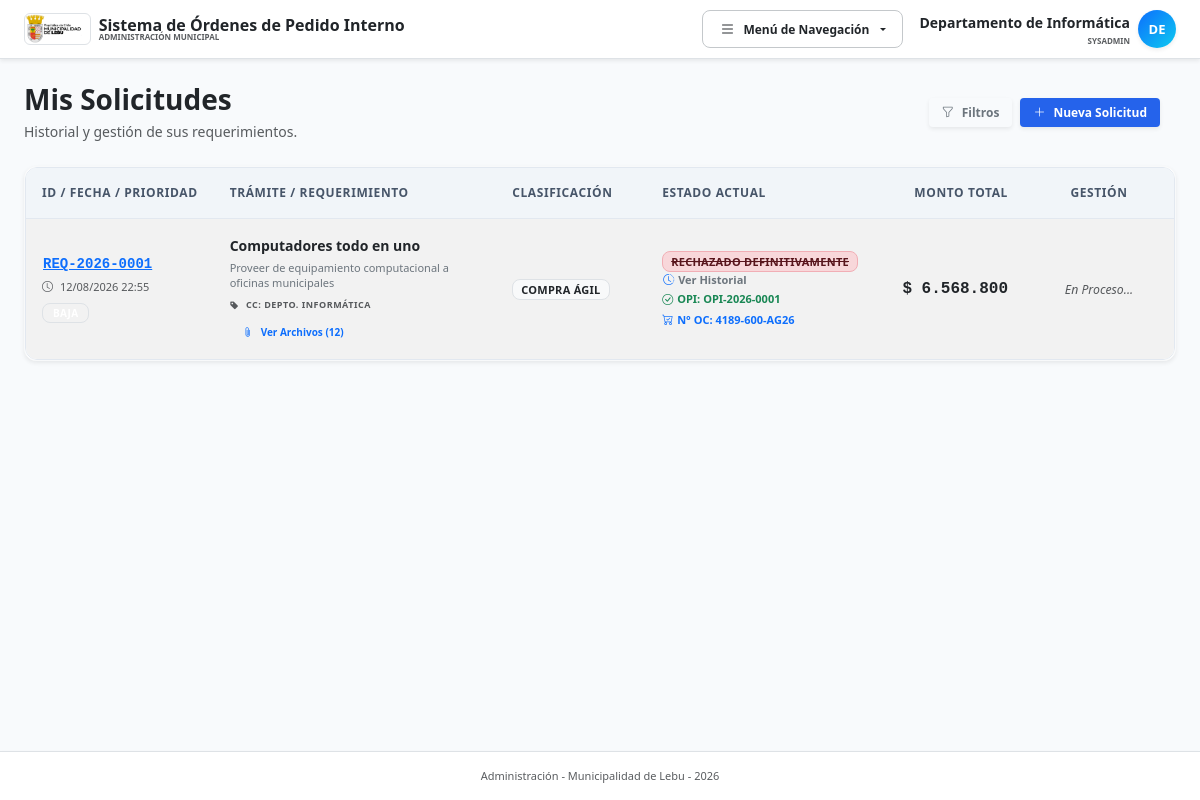
Page /mis_solicitudes.php (signed in) on the committed database.
### tables this page shows
CREATE TABLE `expedientes` (
  `id` int NOT NULL AUTO_INCREMENT,
  `codigo_interno` varchar(50) NOT NULL,
  `titulo_compra` varchar(255) NOT NULL DEFAULT 'Sin Título',
  `folio_opi` varchar(50) DEFAULT NULL,
  `usuario_creador_id` int NOT NULL,
  `unidad_origen_id` int NOT NULL,
  `centro_costo_id` int NOT NULL,
  `tipo_compra_id` int NOT NULL,
  `prioridad_id` int NOT NULL,
  `cuenta_presupuestaria_id` int DEFAULT NULL,
  `cuenta_maestra_id` int DEFAULT NULL,
  `area_gestion_id` int DEFAULT NULL,
  `rango_utm_id` int DEFAULT NULL,
  `proveedor_adjudicado_id` int DEFAULT NULL,
  `id_contrato_suministro` varchar(100) DEFAULT NULL,
  `id_compra_agil` varchar(50) DEFAULT NULL,
  `id_licitacion` varchar(100) DEFAULT NULL,
  `orden_compra_numero` varchar(100) DEFAULT NULL,
  `decreto_alcaldicio_numero` varchar(100) DEFAULT NULL,
  `conv_marco_oc` varchar(100) DEFAULT NULL,
  `monto_estimado` decimal(15,2) NOT NULL DEFAULT '0.00',
  `monto_definitivo` decimal(15,2) DEFAULT NULL,
  `tipo_impuesto` enum('NETO','IVA_INCLUIDO','EXENTO') DEFAULT 'NETO',
  `motivo_compra` text NOT NULL,
  `estado_actual` varchar(50) NOT NULL DEFAULT 'BORRADOR',
  `observacion_cierre` text,
  `created_at` timestamp NULL DEFAULT CURRENT_TIMESTAMP,
  `updated_at` timestamp NULL DEFAULT CURRENT_TIMESTAMP ON UPDATE CURRENT_TIMESTAMP,
  `fecha_visa_presupuesto` datetime DEFAULT NULL,
  `fecha_adjudicacion` datetime DEFAULT NULL,
  `fecha_aprobacion_opi` datetime DEFAULT NULL,
  `fecha_cierre` datetime DEFAULT NULL,
  `num_certificado_oficial` varchar(20) DEFAULT NULL,
  `id_entidad_gobierno` varchar(50) DEFAULT 'ID PE-MUN-00335',
  `plan_compras_proyecto` varchar(100) DEFAULT NULL,
  `plan_compras_item` int DEFAULT NULL,
  PRIMARY KEY (`id`),
  UNIQUE KEY `uk_expedientes_codigo` (`codigo_interno`),
  KEY `fk_exp_usuario` (`usuario_creador_id`),
  KEY `fk_exp_unidad` (`unidad_origen_id`),
  KEY `fk_exp_tipo` (`tipo_compra_id`),
  KEY `fk_exp_prioridad` (`prioridad_id`),
  KEY `fk_exp_cc` (`centro_costo_id`),
  KEY `fk_exp_cm` (`cuenta_maestra_id`),
  KEY `fk_exp_ag` (`area_gestion_id`),
  KEY `fk_exp_prov` (`proveedor_adjudicado_id`),
  KEY `fk_exp_estado` (`estado_actual`),
  CONSTRAINT `fk_exp_ag` FOREIGN KEY (`area_gestion_id`) REFERENCES `areas_gestion` (`id`) ON DELETE RESTRICT,
  CONSTRAINT `fk_exp_cc` FOREIGN KEY (`centro_costo_id`) REFERENCES `centros_costo` (`id`) ON DELETE RESTRICT,
  CONSTRAINT `fk_exp_cm` FOREIGN KEY (`cuenta_maestra_id`) REFERENCES `cuentas_maestras` (`id`) ON DELETE RESTRICT,
  CONSTRAINT `fk_exp_estado` FOREIGN KEY (`estado_actual`) REFERENCES `estados_tramite` (`codigo`) ON DELETE RESTRICT,
  CONSTRAINT `fk_exp_prioridad` FOREIGN KEY (`prioridad_id`) REFERENCES `prioridades` (`id`) ON DELETE RESTRICT,
  CONSTRAINT `fk_exp_prov` FOREIGN KEY (`proveedor_adjudicado_id`) REFERENCES `proveedores` (`id`) ON DELETE SET NULL,
  CONSTRAINT `fk_exp_tipo` FOREIGN KEY (`tipo_compra_id`) REFERENCES `tipos_compra` (`id`) ON DELETE RESTRICT,
  CONSTRAINT `fk_exp_unidad` FOREIGN KEY (`unidad_origen_id`) REFERENCES `unidades` (`id`) ON DELETE RESTRICT,
  CONSTRAINT `fk_exp_usuario` FOREIGN KEY (`usuario_creador_id`) REFERENCES `usuarios` (`id`) ON DELETE RESTRICT
);

CREATE TABLE `centros_costo` (
  `id` int NOT NULL AUTO_INCREMENT,
  `codigo_cuenta` varchar(50) NOT NULL,
  `nombre` varchar(150) NOT NULL,
  `anio_fiscal` int NOT NULL DEFAULT 2026,
  `activo` tinyint(1) DEFAULT '1',
  PRIMARY KEY (`id`)
);

CREATE TABLE `tipos_compra` (
  `id` int NOT NULL AUTO_INCREMENT,
  `codigo` varchar(50) NOT NULL,
  `nombre` varchar(150) NOT NULL,
  `limite_utm` decimal(10,2) DEFAULT NULL,
  `activo` tinyint(1) DEFAULT '1',
  `requiere_cotizacion` tinyint(1) DEFAULT '0',
  PRIMARY KEY (`id`)
);

CREATE TABLE `estados_tramite` (
  `codigo` varchar(50) NOT NULL,
  `nombre` varchar(100) NOT NULL,
  `rol_responsable` varchar(50) NOT NULL,
  `descripcion` varchar(255) DEFAULT NULL,
  PRIMARY KEY (`codigo`)
);

### mis_solicitudes_controller.php (called while the page is built, shortened)
<?php
require_once __DIR__ . '/config.php';
$user_id = $_SESSION['user_id'];
$page = max(1, (int)($_GET['p'] ?? 1));
$limit = 10;
$offset = ($page - 1) * $limit;
$where = ["e.usuario_creador_id = :uid"];
$params = [':uid' => $user_id];
$where_sql = implode(" AND ", $where);
$sql = "
    SELECT
        e.*,
        tc.nombre as tipo_nombre,
        p.nombre as prioridad_nombre,
        p.clase_css as prioridad_css,
        cc.nombre as cc_nombre,
        et.nombre as estado_nombre,
        (SELECT GROUP_CONCAT(CONCAT(ruta_archivo, '::', IFNULL(nombre_original, 'Adjunto'), '::', tipo_doc, '::', DATE_FORMAT(fecha_subida, '%d/%m/%Y %H:%i')) SEPARATOR '||')
         FROM expedientes_documentos ed WHERE ed.expediente_id = e.id) as docs_adjuntos
    FROM expedientes e
    JOIN tipos_compra tc ON e.tipo_compra_id = tc.id
    JOIN prioridades p ON e.prioridad_id = p.id
    JOIN centros_costo cc ON e.centro_costo_id = cc.id
    JOIN estados_tramite et ON e.estado_actual = et.codigo
    WHERE $where_sql
    ORDER BY e.created_at DESC
    LIMIT $limit OFFSET $offset
";
$stmt = $pdo->prepare($sql);
$stmt->execute($params);
$mis_solicitudes = $stmt->fetchAll();
function color_estado($estado_codigo) {
    if (in_array($estado_codigo, ['RECHAZADO', 'ANULADO'])) return 'bg-danger-subtle text-danger-emphasis text-decoration-line-through border border-danger-subtle';
    return 'bg-primary-subtle text-primary-emphasis border border-primary-subtle';
}
function money($v) {
    return '$ ' . number_format((float)$v, 0, ',', '.');
}
?>

### mis_solicitudes.php (the view, shortened to what this page needs)
<?php
require_once __DIR__ . '/mis_solicitudes_controller.php';
?>
<!DOCTYPE html>
<html lang="es">
<head>
    <?php
    include __DIR__ . '/head.php';
    ?>
</head>
<body class="bg-slate-50 text-slate-800 font-sans d-flex flex-column min-vh-100">
    <?php include __DIR__ . '/nav.php'; ?>
    <div class="container mt-4 px-3 px-md-4">
        <div class="row align-items-center mb-4 g-3">
            <div class="col-12 col-md">
                <h1 class="h3 fw-bold text-dark mb-1">Mis Solicitudes</h1>
                <p class="text-muted small mb-0">Historial y gestión de sus requerimientos.</p>
            </div>
            <div class="col-12 col-md-auto d-flex flex-wrap gap-2">
                <button onclick="toggleFiltros()" class="btn btn-outline-secondary btn-sm shadow-sm d-flex align-items-center gap-1.5">
                    <i class="bi bi-funnel"></i>
                    Filtros
                </button>
                <a href="nueva_solicitud.php" class="btn btn-primary btn-sm shadow-sm d-flex align-items-center gap-1.5">
                    <i class="bi bi-plus-lg"></i>
                    Nueva Solicitud
                </a>
            </div>
        </div>
        <div class="card shadow-sm border-light mb-4 overflow-hidden">
            <div class="table-responsive">
                <table class="table table-hover table-striped align-middle mb-0" style="min-width: 1000px;">
                    <thead class="table-light text-uppercase small text-secondary">
                        <tr>
                            <th class="p-3 text-nowrap" style="width: 180px;">ID / Fecha / Prioridad</th>
                            <th class="p-3" style="min-width: 250px;">Trámite / Requerimiento</th>
                            <th class="p-3 text-nowrap" style="width: 150px;">Clasificación</th>
                            <th class="p-3 text-nowrap" style="width: 180px;">Estado Actual</th>
                            <th class="p-3 text-end text-nowrap" style="width: 150px;">Monto Total</th>
                            <th class="p-3 text-center text-nowrap" style="width: 150px;">Gestión</th>
                        </tr>
                    </thead>
                    <tbody>
                        <?php if(count($mis_solicitudes) > 0): ?>
                            <?php foreach($mis_solicitudes as $row): ?>
                            <tr>
                                <td class="p-3 text-nowrap">
                                    <button type="button" onclick="abrirModalVerItems(<?= htmlspecialchars(json_encode($row['items_detalle']), ENT_QUOTES, 'UTF-8') ?>, '<?= $row['codigo_interno'] ?>')" class="btn btn-link p-0 text-start font-monospace fw-bold text-primary text-decoration-underline mb-1">
                                        <?= htmlspecialchars($row['codigo_interno']) ?>
                                    </button>
                                    <div class="text-muted small" style="font-size: 11px;">
                                        <i class="bi bi-clock me-1"></i>
                                        <?= date('d/m/Y H:i', strtotime($row['created_at'])) ?>
                                    </div>
                                    <span class="badge border mt-2 d-inline-block <?= $row['prioridad_css'] ?>" style="font-size: 10px;">
                                    </span>
                                </td>
                                <td class="p-3">
                                    <div class="fw-bold text-dark mb-1 leading-snug break-words" style="max-width: 450px;">
                                        <?= htmlspecialchars($row['titulo_compra'] ?? 'Sin Título') ?>
                                    </div>
                                    <div class="text-secondary small mb-2 break-words" style="max-width: 450px; font-size: 11px; line-height: 1.4;">
                                        <?= htmlspecialchars($row['motivo_compra']) ?>
                                    </div>
                                    <div class="text-uppercase text-muted fw-bold mb-2" style="font-size: 9px; letter-spacing: 0.5px;">
                                        <i class="bi bi-tag-fill me-1"></i>
                                        CC: <?= htmlspecialchars($row['cc_nombre']) ?>
                                    </div>
                                    <?php if($row['docs_adjuntos']):
                                        $docs_array = explode('||', $row['docs_adjuntos']);
                                        $docs_count = count($docs_array);
                                        $docs_json = htmlspecialchars(json_encode($docs_array), ENT_QUOTES, 'UTF-8');
                                    ?>
                                        <div class="mt-2">
                                            <button type="button" onclick="abrirModalAdjuntos(<?= $docs_json ?>, '<?= htmlspecialchars($row['codigo_interno']) ?>', <?= $row['id'] ?>)" class="btn btn-outline-primary btn-sm py-1 px-2.5 d-inline-flex align-items-center gap-1.5 font-bold" style="font-size: 10px;">
                                                <i class="bi bi-paperclip"></i>
                                                Ver Archivos (<?= $docs_count ?>)
                                            </button>
                                        </div>
                                    <?php endif; ?>
                                </td>
                                <td class="p-3 text-nowrap">
                                    <span class="badge bg-light text-dark border px-2 py-1.5 fw-bold" style="font-size: 11px;">
                                        <?= htmlspecialchars($row['tipo_nombre']) ?>
                                    </span>
                                </td>
                                <td class="p-3 text-nowrap">
                                    <span class="badge border px-2 py-1.5 text-uppercase <?= color_estado($row['estado_actual']) ?>" style="font-size: 11px;">
                                        <?= htmlspecialchars($row['estado_nombre']) ?>
                                    </span>
                                    <div class="mt-1.5">
                                        <button type="button" onclick="verTrazabilidad(<?= (int)$row['id'] ?>)" class="btn btn-link p-0 text-decoration-none text-secondary d-flex align-items-center gap-1" style="font-size: 11px;">
                                            <i class="bi bi-clock-history text-primary"></i>
                                            Ver Historial
                                        </button>
                                    </div>
                                    <?php if($row['folio_opi']): ?>
                                        <div class="mt-1 fw-bold text-success d-flex align-items-center gap-1" style="font-size: 11px;">
                                            <i class="bi bi-check-circle"></i>
                                            OPI: <?= htmlspecialchars($row['folio_opi']) ?>
                                        </div>
                                    <?php endif; ?>
                                    <?php if($row['orden_compra_numero']): ?>
                                        <div class="mt-1 fw-bold text-primary d-flex align-items-center gap-1" style="font-size: 11px;">
                                            <i class="bi bi-cart-check"></i>
                                            N° OC: <?= htmlspecialchars($row['orden_compra_numero']) ?>
                                        </div>
                                    <?php endif; ?>
                                </td>
                                <td class="p-3 text-end fw-bold text-dark text-base text-nowrap font-monospace">
                                    <?= money($row['monto_definitivo'] ?? $row['monto_estimado']) ?>
                                </td>
                                <td class="p-3 text-center text-nowrap">
                                    <?php if (in_array($row['estado_actual'], ['BORRADOR', 'EN_REVISION_JEFATURA', 'EN_CORRECCION'])): ?>
                                        <div class="d-flex flex-column gap-1.5 align-items-center">
                                            <a href="editar_solicitud.php?id=<?= $row['id'] ?>" class="btn btn-warning btn-sm text-dark px-3 py-1.5 fw-bold shadow-sm d-flex align-items-center gap-1">
                                               <i class="bi bi-pencil-square"></i>
                                               Editar
                                            </a>
                                            <a href="mis_solicitudes.php?anular_id=<?= $row['id'] ?>" onclick="return confirm('¿Está seguro de anular definitivamente esta solicitud?')" class="btn btn-outline-danger btn-sm px-3 py-1 fw-semibold" style="font-size: 11px;">
                                                <i class="bi bi-x-circle me-1"></i>Anular
                                            </a>
                                        </div>
                                    <?php else: ?>
                                        <span class="text-muted small fst-italic">En Proceso...</span>
                                    <?php endif; ?>
                                </td>
                            </tr>
                            <?php endforeach; ?>
                        <?php endif; ?>
                    </tbody>
                </table>
            </div>
        </div>
    </div>
<?php include __DIR__ . '/footer.php'; ?>
</body>
</html>

### rows in the picture
expedientes: codigo_interno "REQ-2026-0001", created_at "12/08/2026 22:55", titulo_compra "Computadores todo en uno", motivo_compra "Proveer de equipamiento computacional a oficinas municipales", centro_costo.nombre "DEPTO. INFORMÁTICA", docs_count "12", tipo_compra.nombre "COMPRA ÁGIL", estado_actual.nombre "RECHAZADO DEFINITIVAMENTE", folio_opi "OPI-2026-0001", orden_compra_numero "4189-600-AG26", monto_definitivo "$ 6.568.800", shows "En Proceso..."

### other values in the picture
$user_name "Departamento de Informática"
$rol === 'SYSADMIN' ? 'SYSADMIN' : $rol "SYSADMIN"
substr($user_name, 0, 2) "DE"
